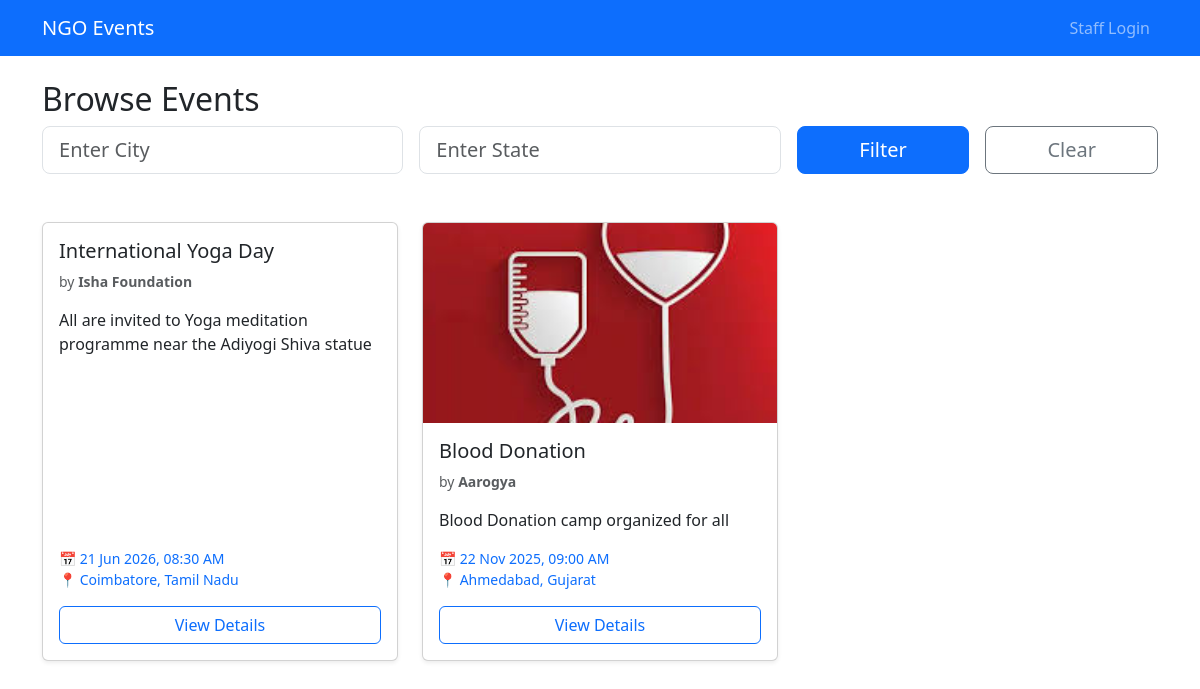
The page / on the database its author committed.
### events/models.py (models this page shows, shortened)
class Event(models.Model):
    title = models.CharField(max_length=200)
    description = models.TextField()
    date_time = models.DateTimeField()
    location_city = models.CharField(max_length=100)
    location_state = models.CharField(max_length=100)
    ngo = models.ForeignKey(NGO, on_delete=models.CASCADE, related_name='events')
    poster = models.ImageField(upload_to='event_posters/', blank=True, null=True)
    created_at = models.DateTimeField(auto_now_add=True)
    class Meta:
        ordering = ['-date_time']

### ngo/models.py (models this page shows, shortened)
class NGO(models.Model):
    name = models.CharField(max_length=200, unique=True)
    registration_number = models.CharField(
        max_length=50,
        unique=True,
        validators=[RegexValidator(r'^[A-Z0-9/-]+$')]
    )
    contact_person = models.CharField(max_length=100)
    email = models.EmailField()
    phone = models.CharField(
        max_length=15,
        validators=[RegexValidator(r'^\+?1?\d{9,15}$')]
    )
    website = models.URLField(blank=True, null=True)
    address = models.TextField()
    city = models.CharField(max_length=100)
    state = models.CharField(max_length=100)
    created_at = models.DateTimeField(auto_now_add=True)
    class Meta:
        verbose_name = "NGO"
        verbose_name_plural = "NGOs"
        ordering = ['name']

### events/views.py (the view)
# urls.py: path('', views.public_event_list, name='public_event_list'),
def public_event_list(request):
    events = Event.objects.select_related('ngo').all().order_by('-date_time')
    city = request.GET.get('city', '').strip()
    state = request.GET.get('state', '').strip()
    if city:
        events = events.filter(location_city__iexact=city)
    if state:
        events = events.filter(location_state__iexact=state)
    return render(request, 'events/public_list.html', {
        'events': events,
        'city': city,
        'state': state,
    })

### templates/events/public_list.html (shortened to what this page needs)
{% extends 'base.html' %}
{% block content %}
<h2>Browse Events</h2>
<form method="get" class="mb-5">
  <div class="row g-3 justify-content-center">
    <div class="col-md-4">
      <input type="text" name="city" class="form-control form-control-lg"
             placeholder="Enter City" value="{{ city }}">
    </div>
    <div class="col-md-4">
      <input type="text" name="state" class="form-control form-control-lg"
             placeholder="Enter State" value="{{ state }}">
    </div>
    <div class="col-md-2">
      <button type="submit" class="btn btn-primary btn-lg w-100">
        Filter
      </button>
    </div>
    <div class="col-md-2">
      <a href="{% url 'public_event_list' %}" class="btn btn-outline-secondary btn-lg w-100">
        Clear
      </a>
    </div>
  </div>
</form>
<div class="row">
  {% for event in events %}
  <div class="col-md-6 col-lg-4 mb-4">
    <div class="card h-100 shadow-sm">
      {% if event.poster %}
        <img src="{{ event.poster.url }}" class="card-img-top" style="height: 200px; object-fit: cover;">
      {% endif %}
      <div class="card-body d-flex flex-column">
        <h5 class="card-title">{{ event.title }}</h5>
        <p class="text-muted small">by <strong>{{ event.ngo.name }}</strong></p>
        <p class="card-text flex-grow-1">{{ event.description|truncatewords:20 }}</p>
        <p class="text-primary small">
          📅 {{ event.date_time|date:"d M Y, h:i A" }}<br>
          📍 {{ event.location_city }}, {{ event.location_state }}
        </p>
        <a href="{% url 'event_detail' event.pk %}" class="btn btn-outline-primary mt-auto">View Details</a>
      </div>
    </div>
  </div>
  {% empty %}
  <p class="text-center">No events found.</p>
  {% endfor %}
</div>
{% endblock %}

### templates/base.html (shortened to what this page needs)
<!DOCTYPE html>
<html lang="en">
<head>
  {% load static %}
  <link href="https://cdn.jsdelivr.net/npm/bootstrap@5.3.3/dist/css/bootstrap.min.css" rel="stylesheet">
  <link href="https://cdn.jsdelivr.net/npm/bootstrap-icons@1.11.0/font/bootstrap-icons.css" rel="stylesheet">
  <link href="{% static 'css/custom.css' %}" rel="stylesheet">
</head>
<body>
  <nav class="navbar navbar-expand-lg navbar-dark bg-primary">
    <div class="container">
        <a class="navbar-brand" href="{% url 'public_event_list' %}">NGO Events</a>
        <div class="collapse navbar-collapse" id="navbarNav">
        <ul class="navbar-nav ms-auto">
            {% if user.is_authenticated and user.is_staff %}
            <li class="nav-item">
                <a class="nav-link" href="{% url 'register_ngo' %}">Register NGO</a>
            </li>
            <li class="nav-item">
                <a class="nav-link" href="{% url 'add_event' %}">Add Event</a>
            </li>
            <li class="nav-item">
                <a class="nav-link" href="{% url 'event_list_admin' %}">Admin Events</a>
            </li>
            <li class="nav-item">
                <a class="nav-link" href="{% url 'admin:index' %}">Django Admin</a>
            </li>
            <li class="nav-item">
                <a class="nav-link text-danger" href="{% url 'logout' %}">Logout ({{ user.username }})</a>
            </li>
            {% else %}
            <li class="nav-item">
                <a class="nav-link" href="{% url 'login' %}">Staff Login</a>
            </li>
            {% endif %}
        </ul>
        </div>
    </div>
    </nav>
  <div class="container mt-4">
    {% block content %}{% endblock %}
  </div>
</body>
</html>

### static/css/custom.css (style rules this page uses)
.card { transition: transform 0.2s; }

### rows shown on the page
Event: title "International Yoga Day", ngo.name "Isha Foundation", description "All are invited to Yoga meditation programme near the Adiyogi Shiva statue", date_time "21 Jun 2026, 08:30 AM", location_city "Coimbatore", location_state "Tamil Nadu"
Event: poster (picture), title "Blood Donation", ngo.name "Aarogya", description "Blood Donation camp organized for all", date_time "22 Nov 2025, 09:00 AM", location_city "Ahmedabad", location_state "Gujarat"
